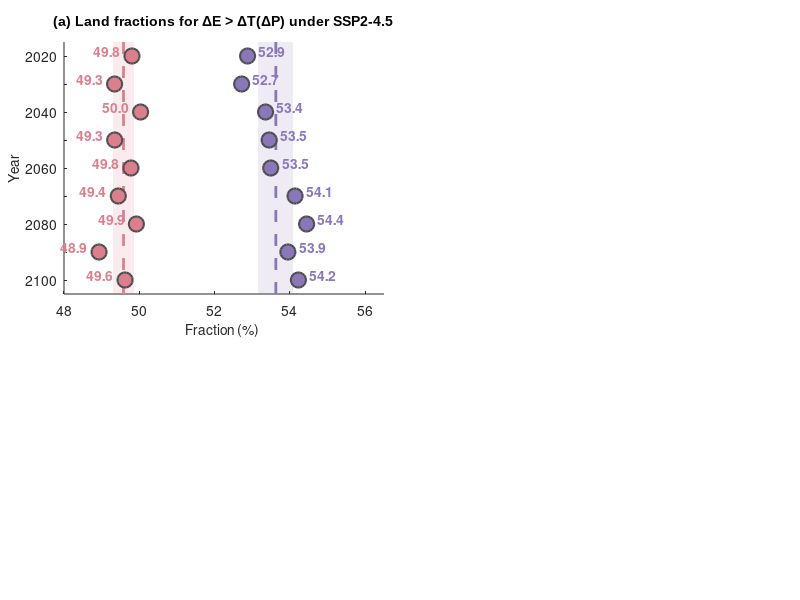

Here is the MATLAB script that generated this plot: (Note: this script raises an error after producing the figure.)

clear


load('data/Figure2.mat')

fig = figure
width=8.8
height=7.5

set(gcf,'position',[10 10 width*100 height*100])



%

h1 = subplot('Position', [0.08,0.51,0.4,0.42]); 

hold on;


title(h1, '(a) Land fractions for \DeltaE > \DeltaT(\DeltaP) under SSP2-4.5', ...
    'FontSize', 10, 'FontWeight', 'bold', 'FontName', 'Arial');

color_et = [219, 127, 142] / 255;  % ΔE > ΔT
color_ep = [138, 119, 185] / 255;  % ΔE > ΔP

y_range = [0.5, length(years)+0.5];

h22 = fill([overall_ci_lower_et_245, overall_ci_upper_et_245, ...
            overall_ci_upper_et_245, overall_ci_lower_et_245], ...
           [y_range(1), y_range(1), y_range(2), y_range(2)], ...
           color_et, 'FaceAlpha', 0.15, 'EdgeColor', 'none');

fill([overall_ci_lower_ep_245, overall_ci_upper_ep_245, ...
      overall_ci_upper_ep_245, overall_ci_lower_ep_245], ...
     [y_range(1), y_range(1), y_range(2), y_range(2)], ...
     color_ep, 'FaceAlpha', 0.15, 'EdgeColor', 'none');

h11 = plot([overall_mean_et_245, overall_mean_et_245], y_range, ...
    'Color', color_et, 'LineWidth', 2, 'LineStyle', '--');

plot([overall_mean_ep_245, overall_mean_ep_245], y_range, ...
    'Color', color_ep, 'LineWidth', 2, 'LineStyle', '--');

for i = 1:length(years)
    x_line = linspace(means_et_245(i), means_ep_245(i), 100);
    y_line = repmat(i, 1, 100);

    colors = zeros(100, 3);
    for j = 1:100
        t = (j-1) / 99;
        colors(j, :) = (1-t) * color_et + t * color_ep;
    end

    patch(x_line, y_line, 'r', 'EdgeColor', 'interp', ...
        'LineWidth', 2, 'FaceVertexCData', colors, 'EdgeAlpha', 1);

    if i == 1
        h1 = scatter(means_et_245(i), i, 120, color_et, 'filled', ...
            'MarkerEdgeColor', [0.3, 0.3, 0.3], 'LineWidth', 1.5);
    else
        scatter(means_et_245(i), i, 120, color_et, 'filled', ...
            'MarkerEdgeColor', [0.3, 0.3, 0.3], 'LineWidth', 1.5);
    end

    text(means_et_245(i)-0.3, i, sprintf('%.1f', means_et_245(i)), ...
        'HorizontalAlignment', 'right', 'VerticalAlignment', 'bottom', ...
        'FontSize', 10, 'Color', color_et, 'FontWeight', 'bold');
end

for i = 1:length(years)
    if i == 1
        h2 = scatter(means_ep_245(i), i, 120, color_ep, 'filled', ...
            'MarkerEdgeColor', [0.3, 0.3, 0.3], 'LineWidth', 1.5);
    else
        scatter(means_ep_245(i), i, 120, color_ep, 'filled', ...
            'MarkerEdgeColor', [0.3, 0.3, 0.3], 'LineWidth', 1.5);
    end

    text(means_ep_245(i)+0.3, i, sprintf('%.1f', means_ep_245(i)), ...
        'HorizontalAlignment', 'left', 'VerticalAlignment', 'bottom', ...
        'FontSize', 10, 'Color', color_ep, 'FontWeight', 'bold');
end

set(gca, 'YDir', 'reverse');
yticks(1:length(years));
yticklabels({'2020', '', '2040', '', '2060', '', '2080', '', '2100'});
ylim(y_range);
xlim([48, 56.5]);

xlabel('Fraction (%) ', 'FontSize', 10, 'FontWeight', 'norm');
ylabel('Year', 'FontSize', 10, 'FontWeight', 'norm');

ax = gca;
ax.XAxis.LineWidth = 1;
ax.YAxis.LineWidth = 1;

grid off;
box on;
set(gca, 'FontSize', 10);
hold off;











h2 = subplot('Position', [0.57,0.51,0.4,0.42]); 

hold on;

title(h2, '(b) Land fractions for \DeltaE > \DeltaT(\DeltaP) under SSP5-8.5', ...
    'FontSize', 10, 'FontWeight', 'bold', 'FontName', 'Arial');

color_et = [219, 127, 142] / 255;  % ΔE > ΔT
color_ep = [138, 119, 185] / 255;  % ΔE > ΔP

y_range = [0.5, length(years)+0.5];

% ΔE > ΔT 置信区间
h22 = fill([overall_ci_lower_et_585, overall_ci_upper_et_585, ...
            overall_ci_upper_et_585, overall_ci_lower_et_585], ...
           [y_range(1), y_range(1), y_range(2), y_range(2)], ...
           color_et, 'FaceAlpha', 0.15, 'EdgeColor', 'none');

% ΔE > ΔP 置信区间
fill([overall_ci_lower_ep_585, overall_ci_upper_ep_585, ...
      overall_ci_upper_ep_585, overall_ci_lower_ep_585], ...
     [y_range(1), y_range(1), y_range(2), y_range(2)], ...
     color_ep, 'FaceAlpha', 0.15, 'EdgeColor', 'none');

% ΔE > ΔT 总体均值线
h11 = plot([overall_mean_et_585, overall_mean_et_585], y_range, ...
    'Color', color_et, 'LineWidth', 2, 'LineStyle', '--');

% ΔE > ΔP 总体均值线
plot([overall_mean_ep_585, overall_mean_ep_585], y_range, ...
    'Color', color_ep, 'LineWidth', 2, 'LineStyle', '--');

% 每年的数据点和连接线
for i = 1:length(years)

    x_line = linspace(means_et_585(i), means_ep_585(i), 100);
    y_line = repmat(i, 1, 100);

    colors = zeros(100, 3);
    for j = 1:100
        t = (j-1) / 99;
        colors(j, :) = (1-t) * color_et + t * color_ep;
    end

    patch(x_line, y_line, 'r', 'EdgeColor', 'interp', ...
        'LineWidth', 2, 'FaceVertexCData', colors, 'EdgeAlpha', 1);

    if i == 1
        h1 = scatter(means_et_585(i), i, 120, color_et, 'filled', ...
            'MarkerEdgeColor', [0.3, 0.3, 0.3], 'LineWidth', 1.5);
    else
        scatter(means_et_585(i), i, 120, color_et, 'filled', ...
            'MarkerEdgeColor', [0.3, 0.3, 0.3], 'LineWidth', 1.5);
    end

    text(means_et_585(i)-0.3, i, sprintf('%.1f', means_et_585(i)), ...
        'HorizontalAlignment', 'right', 'VerticalAlignment', 'bottom', ...
        'FontSize', 10, 'Color', color_et, 'FontWeight', 'bold');
end

for i = 1:length(years)

    if i == 1
        h2 = scatter(means_ep_585(i), i, 120, color_ep, 'filled', ...
            'MarkerEdgeColor', [0.3, 0.3, 0.3], 'LineWidth', 1.5);
    else
        scatter(means_ep_585(i), i, 120, color_ep, 'filled', ...
            'MarkerEdgeColor', [0.3, 0.3, 0.3], 'LineWidth', 1.5);
    end

    text(means_ep_585(i)+0.3, i, sprintf('%.1f', means_ep_585(i)), ...
        'HorizontalAlignment', 'left', 'VerticalAlignment', 'bottom', ...
        'FontSize', 10, 'Color', color_ep, 'FontWeight', 'bold');
end

set(gca, 'YDir', 'reverse');
yticks(1:length(years));
yticklabels({'2020', '', '2040', '', '2060', '', '2080', '', '2100'});
ylim(y_range);
xlim([47, 63.5]);

xlabel('Fraction (%) ', 'FontSize', 10, 'FontWeight', 'norm');

legend([h1, h2, h11, h22], {'∆E > ∆T', '∆E > ∆P', 'mean', 'Stdev'}, ...
       'Location', 'northeast', 'FontSize', 10, 'Box', 'off');

ax = gca;
ax.XAxis.LineWidth = 1;
ax.YAxis.LineWidth = 1;

grid off;
box on;
set(gca, 'FontSize', 10);
hold off;





h3 = subplot('Position', [0.08,0.06,0.4,0.35]); 
title('(c) Ta ~ ∆T(∆E) for northern boreal region', 'FontSize',12, 'FontWeight','bold', 'FontName','Arial');

ecolor_245 = [219, 127, 142]/255;  
ecolor_585 = [110/255, 158/255, 149/255];  



hold on

h_e245 = scatter(tas245_caf_gridmean, e245_caf_gridmean, 40, ecolor_245, 'filled', ...
                 'MarkerFaceAlpha', 0.45, 'MarkerEdgeColor', 'k', 'MarkerEdgeAlpha', 0.7, 'LineWidth', 0.5);

h_e585 = scatter(tas585_caf_gridmean, e585_caf_gridmean, 40, ecolor_585, 'filled', ...
                 'MarkerFaceAlpha', 0.45, 'MarkerEdgeColor', 'k', 'MarkerEdgeAlpha', 0.7, 'LineWidth', 0.5);


hold on;


x_fit_245 = linspace(25.8, 28, 100);

x_fit_585 = linspace(25.8, 30.5, 100);

p_t245 = polyfit(tas245_caf_gridmean, tran245_caf_gridmean, 1);
y_t245 = polyval(p_t245, x_fit_245);


p_e245 = polyfit(tas245_caf_gridmean, e245_caf_gridmean, 1);
y_e245 = polyval(p_e245, x_fit_245);

R_e245 = corrcoef(tas245_caf_gridmean, e245_caf_gridmean);
R2_e245 = R_e245(1,2)^2;

h_fit_e245 = plot(x_fit_245, y_e245, '-', 'Color', ecolor_245, 'LineWidth', 2.5);


p_e585 = polyfit(tas585_caf_gridmean, e585_caf_gridmean, 1);
y_e585 = polyval(p_e585, x_fit_585);

R_e585 = corrcoef(tas585_caf_gridmean, e585_caf_gridmean);
R2_e585 = R_e585(1,2)^2;

h_fit_e585 = plot(x_fit_585, y_e585, '-', 'Color', ecolor_585, 'LineWidth', 2.5);


ylim([-4, 10]);
yticks(-4:2:10);
ylabel('∆E (mm month^{-1})');

xlabel('Ta (°C)');
xlim([25.5 31]);
xticks(26:1:31);

legend([h_e245, h_e585], ...
       {'∆E (SSP2-4.5)', '∆E (SSP5-8.5)'}, ...
       'Location', 'southeast', 'FontSize', 8, 'NumColumns', 1);
legend('box', 'off');


grid off

hold off;



 
h4 = subplot('Position', [0.57,0.06,0.4,0.35]); 
title('(d) Ta ~ ∆T for central-eastern Africa region', 'FontSize',10, 'FontWeight','bold', 'FontName','Arial');



tcolor_245 = [219, 127, 142]/255;  
tcolor_585 = [110/255, 158/255, 149/255]; 



hold on

h_t245 = scatter(tas245_caf_gridmean, tran245_caf_gridmean, 40, tcolor_245, 'filled', ...
                 'MarkerFaceAlpha', 0.45, 'MarkerEdgeColor', 'k', 'MarkerEdgeAlpha', 0.7, 'LineWidth', 0.5);

h_t585 = scatter(tas585_caf_gridmean, tran585_caf_gridmean, 40, tcolor_585, 'filled',...
                 'MarkerFaceAlpha', 0.45, 'MarkerEdgeColor', 'k', 'MarkerEdgeAlpha', 0.7, 'LineWidth', 0.5);

hold on;


x_fit_245 = linspace(25.8, 28, 100);

x_fit_585 = linspace(25.8, 30.5, 100);

p_t245 = polyfit(tas245_caf_gridmean, tran245_caf_gridmean, 1);
y_t245 = polyval(p_t245, x_fit_245);

h_fit_t245 = plot(x_fit_245, y_t245, '-', 'Color', tcolor_245, 'LineWidth', 2.5);

p_t585 = polyfit(tas585_caf_gridmean, tran585_caf_gridmean, 2);
y_t585 = polyval(p_t585, x_fit_585);

R_t585 = corrcoef(tas585_caf_gridmean, tran585_caf_gridmean);
R2_t585 = R_t585(1,2)^2;

h_fit_t585 = plot(x_fit_585, y_t585, '-', 'Color', tcolor_585, 'LineWidth', 2.5);



ylim([-6, 2]);
yticks(-6:2:2);

ylabel('∆T (mm month^{-1})');
xlabel('Ta (°C)');
xlim([25.5 31]);
xticks(26:1:31);

legend([h_t245, h_t585], ...
       {'∆T (SSP2-4.5)', '∆T (SSP5-8.5)'}, ...
       'Location', 'southwest', 'FontSize', 8, 'NumColumns', 1);
legend('box', 'off');


grid off

hold off;



filename='Figure2';
print(filename,'-dpng','-r300');
